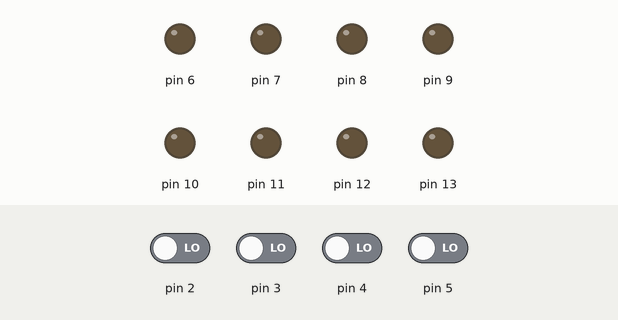
This sketch was run on a simulated Arduino Uno, built with avr-gcc and run on an emulated ATmega328P. On the bench: output pins drawn as LEDs (lit = HIGH). Dashed ring = blinking. Inputs (shaded band) come from the test bench; at power-on: pin 2–5 LOW.

Above: at 1.2 s.
1.3 s: pin 2 driven HIGH
At 1.55 s:
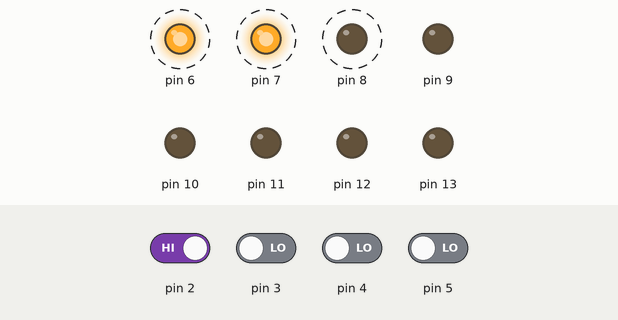
At 1.95 s:
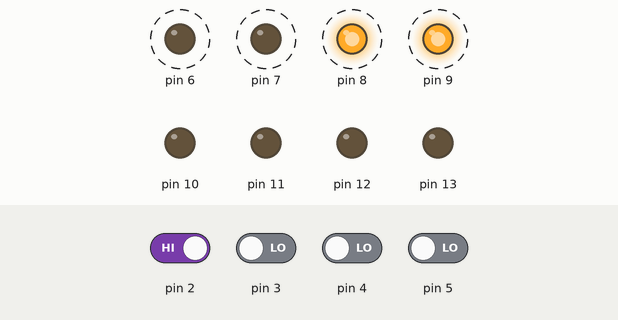
4.3 s: pin 3 driven HIGH
At 4.7 s:
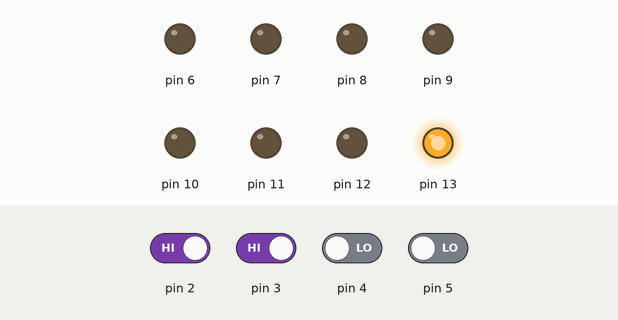
7.3 s: pin 2 driven LOW
10.3 s: pin 4 driven HIGH
Timing chart, 0 to 14.3 s (numbered marks = the images above; inputs shaded):
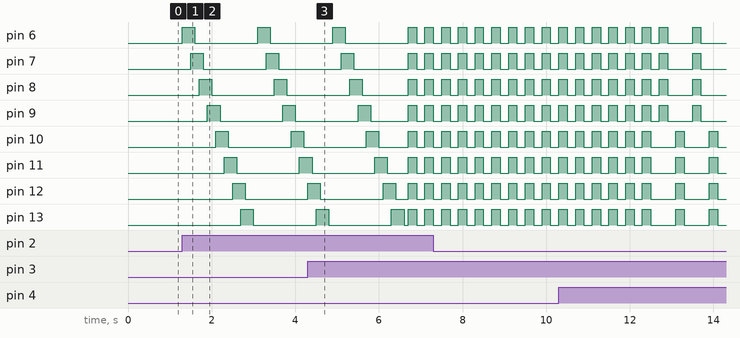

Measured:
- after the input at 1.3 s, pin 6: alternates HIGH for 0.30 s and LOW for 1.5 s, starting at once; pin 7: alternates HIGH for 0.30 s and LOW for 1.5 s, starting after 0.20 s

The sketch:

20210531.ino
```cpp
byte b1,b2,b3,b4; //변수설정

void setup()
{
  for(byte i=2;i<=5;i++)
    pinMode(i,INPUT);
  for(byte i=6;i<=13;i++)
    pinMode(i,OUTPUT);
}

void loop()
{
  b1=digitalRead(2);
  b2=digitalRead(3);
  b3=digitalRead(4);
  b4=digitalRead(5);

  if(b1==HIGH){
    for(byte i=6;i<=14;i++) //LED 하나씩 순차적으로 켜졌다 꺼짐
    {
      digitalWrite(i, HIGH);
      delay(100);
      digitalWrite(i-1, LOW);
      delay(100);
    }
  }

  if(b2==HIGH){
    for(byte i=1;i<=5;i++) //5번 반복
    {
      for(byte t=6;t<=14;t++) //LED전체킴
        digitalWrite(t,HIGH);
      delay(200);

      for(byte t=6;t<=14;t++) //LED전체끔
        digitalWrite(t,LOW);
      delay(200);
    }
  }

  if(b3==HIGH){
    for(byte i=1;i<=5;i++)
    {
      for(byte t=6;t<=9;t++)
        digitalWrite(t,HIGH);
      delay(200);

      for(byte t=6;t<=9;t++)
        digitalWrite(t,LOW);
      delay(200);

      for(byte t=10;t<=14;t++)
        digitalWrite(t,HIGH);
      delay(200);

      for(byte t=10;t<=14;t++)
        digitalWrite(t,LOW);
      delay(200);
    }
  }
}
```
